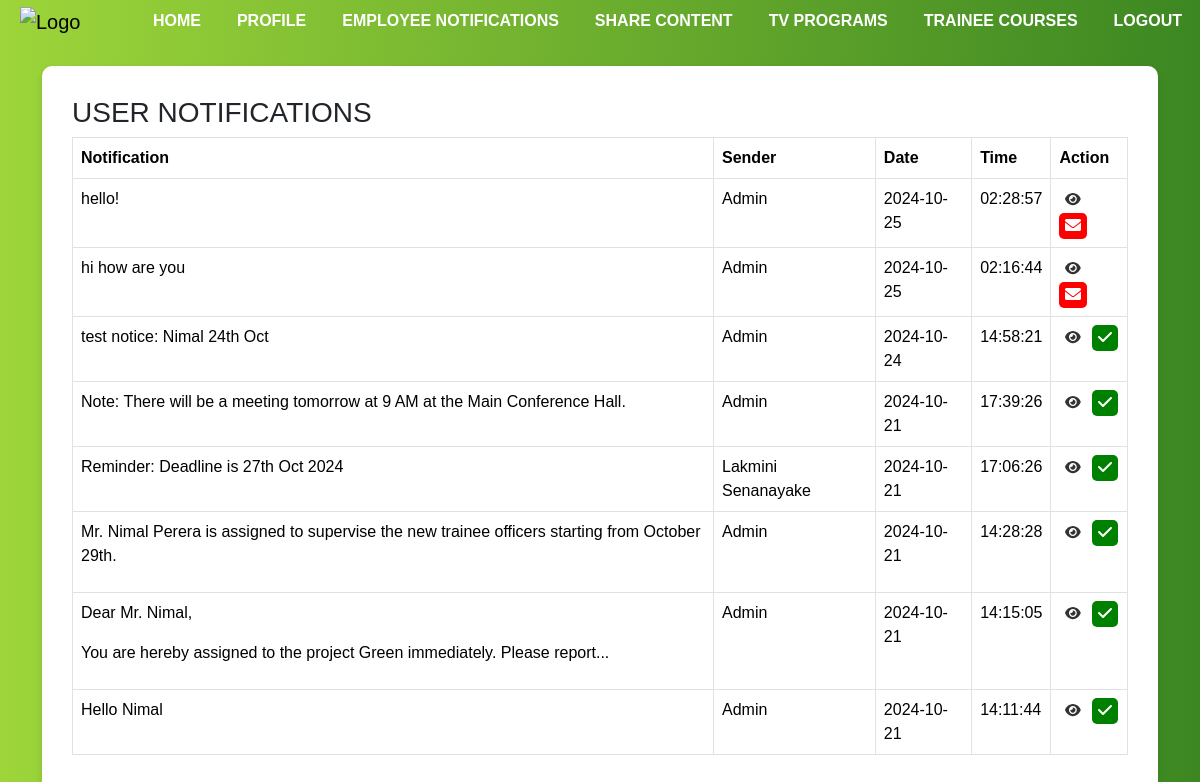
Screenshot of /user_notifications.php (signed in) with the database file from the repository.
### tables this page shows
CREATE TABLE `content_recipients` (
  `id` int(11) NOT NULL,
  `content_id` int(11) NOT NULL,
  `user_id` int(11) NOT NULL,
  `read_status` tinyint(1) DEFAULT 0,
  `sender_id` int(11) NOT NULL
);

CREATE TABLE `contents` (
  `id` int(11) NOT NULL,
  `content` text NOT NULL,
  `created_at` timestamp NULL DEFAULT current_timestamp()
);

CREATE TABLE `users` (
  `id` int(11) NOT NULL,
  `name` varchar(50) NOT NULL,
  `email` varchar(255) NOT NULL,
  `password` varchar(255) NOT NULL,
  `verification_code` varchar(64) DEFAULT NULL,
  `verified` tinyint(1) DEFAULT 0,
  `user_type` enum('admin','Deputy director','Additional director','Employee') NOT NULL,
  `position` varchar(100) NOT NULL,
  `phone` int(15) DEFAULT NULL,
  `location` varchar(50) NOT NULL,
  `division` varchar(100) NOT NULL,
  `profile picture` varchar(255) NOT NULL,
  `reset_token` varchar(200) DEFAULT NULL,
  `division_id` int(11) DEFAULT NULL
);

### user_notifications.php (the view, shortened to what this page needs)
<?php
include('config_db.php');
$not_logged_in = false;
$id = $_SESSION['id'] ?? null;
$notifications = [];
if (!$not_logged_in) {
    try {
        $query = "
            SELECT
                contents.content,
                contents.created_at,
                content_recipients.read_status,
                content_recipients.id as recipient_id,
                users.name as sender_name
            FROM content_recipients
            JOIN contents ON content_recipients.content_id = contents.id
            JOIN users ON content_recipients.sender_id = users.id
            WHERE content_recipients.user_id = :user_id
            ORDER BY contents.created_at DESC";
        $stmt = $conn->prepare($query);
        $stmt->bindParam(':user_id', $id, PDO::PARAM_INT);
        $stmt->execute();
        $notifications = $stmt->fetchAll(PDO::FETCH_ASSOC);
    } catch (PDOException $e) {
        error_log("Database query failed: " . $e->getMessage(), 0);
        echo '<p class="text-muted mb-2 font-13"><strong>Error :</strong> <span class="ml-2">Unable to retrieve notifications.</span></p>';
        exit();
    }
}
?>
<!DOCTYPE html>
<html lang="en">
<head>
    <link href="https://cdn.jsdelivr.net/npm/bootstrap@5.3.1/dist/css/bootstrap.min.css" rel="stylesheet">
    <link rel="stylesheet" href="https://cdnjs.cloudflare.com/ajax/libs/font-awesome/6.0.0-beta3/css/all.min.css">
</head>
<body>
    <section id="nav-bar">
        <nav class="navbar navbar-expand-lg navbar-light" style="position: sticky; top: 0; z-index: 10; background-image: linear-gradient(to right, #9dd53a, #3c8722); padding: 0 !important;">
            <a class="navbar-brand" href="home.php"><img src="images/logo.png" alt="Logo" style="height: 40px; padding-left: 20px;"></a>
            <div class="collapse navbar-collapse" id="navbarNav">
                <ul class="navbar-nav ms-auto">
                    <li class="nav-item" style="padding: 0 10px;">
                        <a class="nav-link" href="home.php" style="color: #fff !important; font-weight: 600;">HOME</a>
                    </li>
                    <li class="nav-item" style="padding: 0 10px;">
                        <a class="nav-link" href="profile.php" style="color: #fff !important; font-weight: 600;">PROFILE</a>
                    </li>
                    <li class="nav-item" style="padding: 0 10px;">
                        <a class="nav-link" href="user_notifications.php" style="color: #fff !important; font-weight: 600;">EMPLOYEE NOTIFICATIONS</a>
                    </li>
                    <li class="nav-item" style="padding: 0 10px;">
                        <a class="nav-link" href="user_share_content.php" style="color: #fff !important; font-weight: 600;">SHARE CONTENT</a>
                    </li>
                    <li class="nav-item" style="padding: 0 10px;">
                        <a class="nav-link" href="user_tvprograms.php" style="color: #fff !important; font-weight: 600;">TV PROGRAMS</a>
                    </li>
                    <li class="nav-item" style="padding: 0 10px;">
                        <a class="nav-link" href="user_courses.php" style="color: #fff !important; font-weight: 600;">TRAINEE COURSES</a>
                    </li>
                    <li class="nav-item" style="padding: 0 10px;">
                        <a class="nav-link" href="logout.php" style="color: #fff !important; font-weight: 600;">LOGOUT</a>
                    </li>
                </ul>
            </div>
        </nav>
    </section>
    <?php if (!$not_logged_in): ?>
        <div class="container mt-4">
            <div class="card-box">
                <h3>USER NOTIFICATIONS</h3>
                <table class="table table-bordered">
                    <thead>
                        <tr>
                            <th>Notification</th>
                            <th>Sender</th>
                            <th>Date</th>
                            <th>Time</th>
                            <th>Action</th>
                        </tr>
                    </thead>
                    <tbody>
                        <?php foreach ($notifications as $notification): ?>
                            <tr>
                                <td>
                                    <?php
                                    echo (strlen($notification['content']) > 100) ? substr($notification['content'], 0, 100) . '...' : $notification['content'];
                                    ?>
                                </td>
                                <td><?php echo htmlspecialchars($notification['sender_name']); ?></td>
                                <td><?php echo date('Y-m-d', strtotime($notification['created_at'])); ?></td>
                                <td><?php echo date('H:i:s', strtotime($notification['created_at'])); ?></td>
                                <td>
                                    <button class="read-more-btn" style="background: none; border: none; cursor: pointer;" data-content="<?php echo htmlspecialchars($notification['content']); ?>">
                                        <i class="fas fa-eye fa-sm" style="color: #333;"></i>
                                    </button>
                                    <button class="action-btn <?php echo $notification['read_status'] == 1 ? 'read-btn' : 'unread-btn'; ?>" data-id="<?php echo $notification['recipient_id']; ?>">
                                        <?php if ($notification['read_status'] == 1): ?>
                                            <i class="fas fa-check"></i>
                                        <?php else: ?>
                                            <i class="fas fa-envelope"></i>
                                        <?php endif; ?>
                                    </button>
                                </td>
                            </tr>
                        <?php endforeach; ?>
                    </tbody>
                </table>
            </div>
        </div>
    <?php endif; ?>
</body>
</html>

### user_notifications.php (style rules this page uses)
body { background: linear-gradient(to right, #9dd53a, #3c8722); font-family: Arial, sans-serif; }
.card-box { background-color: #fff; padding: 30px; border-radius: 10px; box-shadow: 0 4px 8px rgba(0, 0, 0, 0.1); margin: auto; max-width: 1200px; }
.action-btn { color: #fff; border: none; border-radius: 5px; cursor: pointer; }
.unread-btn { background-color: red; }
.read-btn { background-color: green; }

### rows the page displays
content_recipients: content.content "hello!", users.name "Admin", content.created_at "2024-10-25", content.created_at "02:28:57", read_status 0 (drawn)
content_recipients: content.content "hi how are you", users.name "Admin", content.created_at "2024-10-25", content.created_at "02:16:44", read_status 0 (drawn)
content_recipients: content.content "test notice: Nimal 24th Oct", users.name "Admin", content.created_at "2024-10-24", content.created_at "14:58:21", read_status 1 (drawn)
content_recipients: content.content "Note: There will be a meeting tomorrow at 9 AM at the Main Conference Hall.", users.name "Admin", content.created_at "2024-10-21", content.created_at "17:39:26", read_status 1 (drawn)
content_recipients: content.content "Reminder: Deadline is 27th Oct 2024", users.name "Lakmini Senanayake", content.created_at "2024-10-21", content.created_at "17:06:26", read_status 1 (drawn)
content_recipients: content.content "Mr. Nimal Perera is assigned to supervise the new trainee officers starting from October 29th.", users.name "Admin", content.created_at "2024-10-21", content.created_at "14:28:28", read_status 1 (drawn)
content_recipients: content.content "Dear Mr. Nimal, You are hereby assigned to the project Green immediately. Please report", users.name "Admin", content.created_at "2024-10-21", content.created_at "14:15:05", read_status 1 (drawn)
content_recipients: content.content "Hello Nimal", users.name "Admin", content.created_at "2024-10-21", content.created_at "14:11:44", read_status 1 (drawn)
